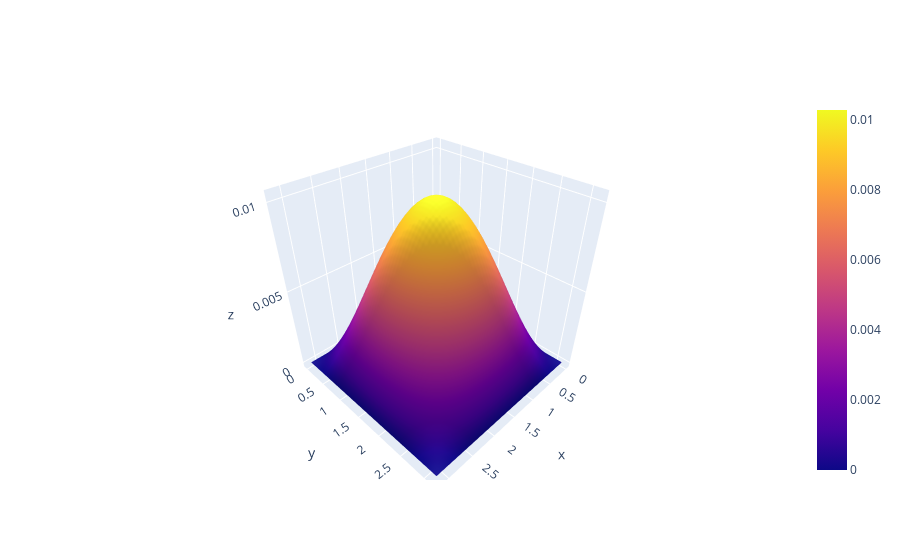

Notebook code cell kept with this figure:
### Code cell
fig = go.Figure(data=[go.Surface(z=U_true[5], x=X, y=Y)])
fig.show()
